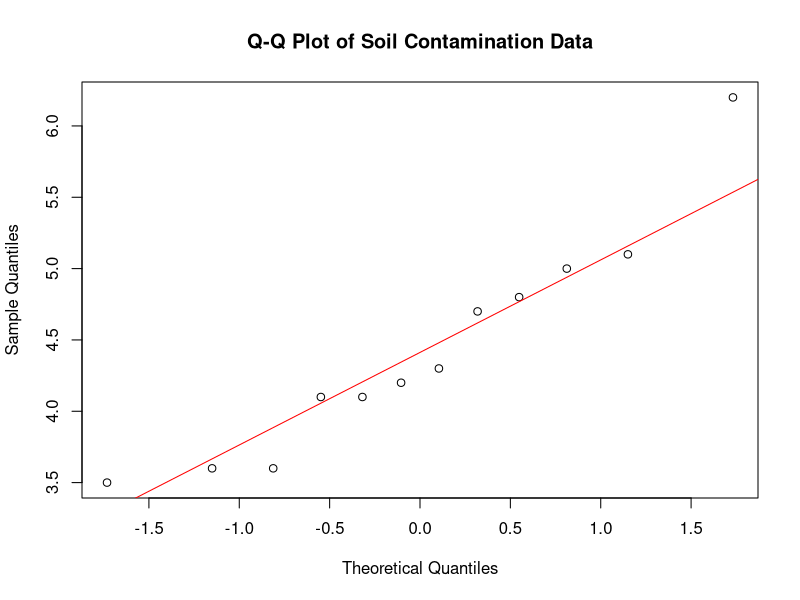
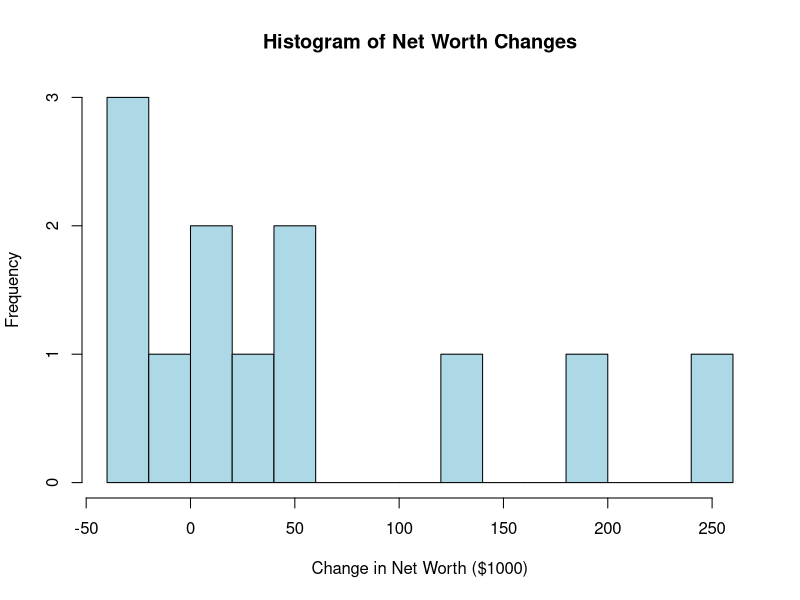
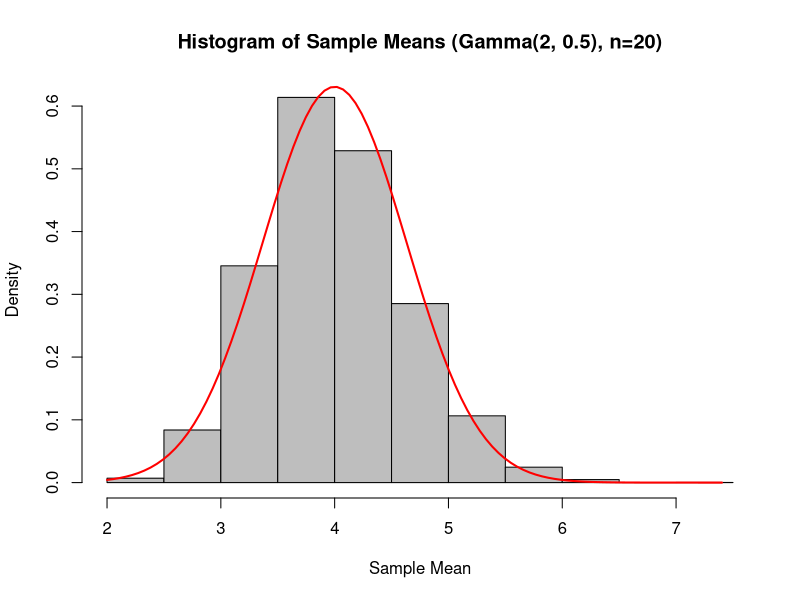
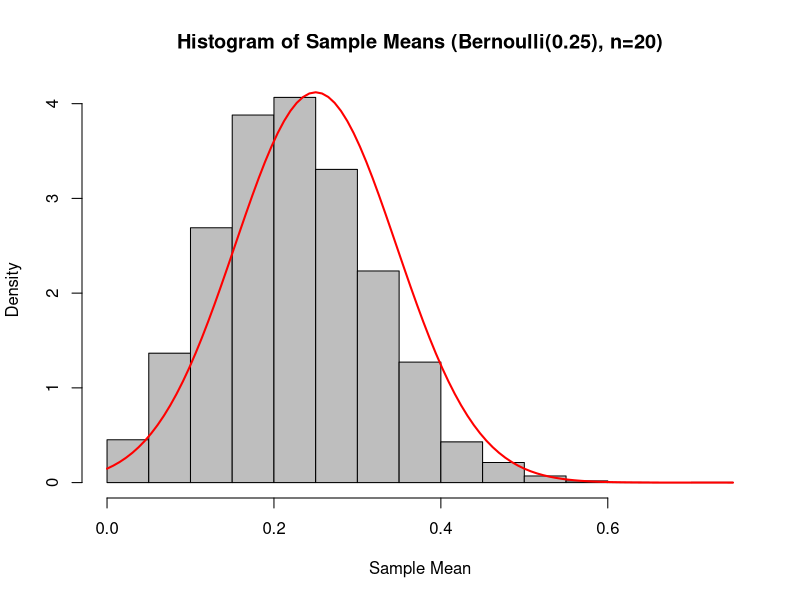
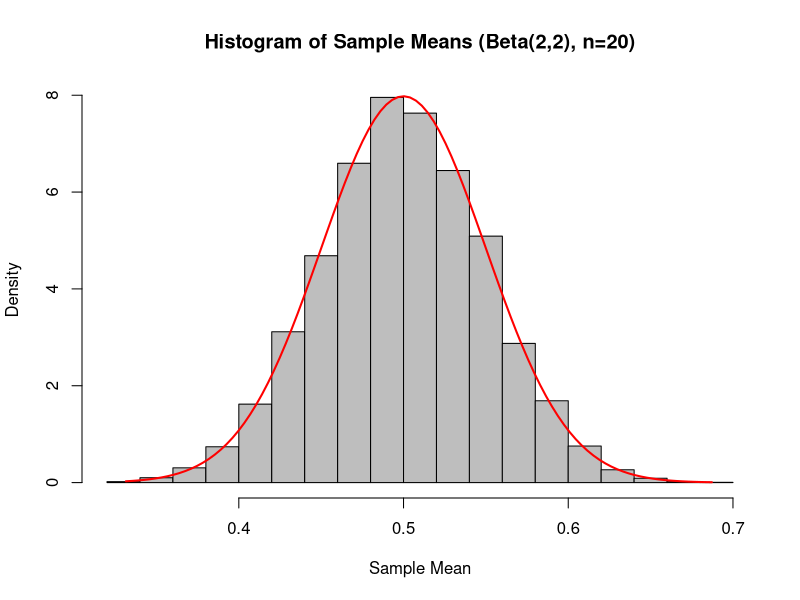

R code for these plots, in order:
## ---- chunk 1
knitr::opts_chunk$set(echo = TRUE)
## ---- chunk 2
soil_data <- c(6.2, 4.1, 3.5, 5.1, 5.0, 3.6, 4.8, 4.1, 3.6, 4.7, 4.3, 4.2)
## ---- chunk 3
# Perform one-sample t-test
t_test_result <- t.test(soil_data, mu = 4, alternative = "greater")

# Display the results
t_test_result
## ---- chunk 4
qqnorm(soil_data, main = "Q-Q Plot of Soil Contamination Data")
qqline(soil_data, col = "red")
## ---- chunk 5
n <- 5
p <- 0.5
alpha <- 0.20

cum_probs <- pbinom(0:n, size = n, prob = p)

# Find the critical value
x_critical <- max(which(cum_probs <= alpha))

# Actual level
actual_level <- pbinom(x_critical, size = n, prob = p)

cat("Critical value for alpha = 0.20:", x_critical, "\n")
cat("Actual level:", actual_level, "\n")
## ---- chunk 6
alpha <- 0.10

# Find the critical value
x_critical <- max(which(cum_probs <= alpha))
# Actual level
actual_level <- pbinom(x_critical, size = n, prob = p)

cat("Critical value for alpha = 0.10:", x_critical, "\n")
cat("Actual level:", actual_level, "\n")
## ---- chunk 7
alpha <- 0.05

# Find the critical value
x_critical <- max(which(cum_probs <= alpha))

# Actual level
actual_level <- pbinom(x_critical, size = n, prob = p)

cat("Critical value for alpha = 0.05:", x_critical, "\n")
cat("Actual level:", actual_level, "\n")
## ---- chunk 8
drink <- c(111.3, 108.0, 113.7, 114.6, 112.3, 111.8, 109.8, 114.1, 111.7, 111.9, 113.4, 113.1, 117.1, 113.7, 119.9)
sober <- c(109.8, 112.0, 113.7, 111.2, 110.9, 112.0, 106.3, 113.5, 105.9, 114.5, 111.6, 111.8, 110.2, 108.7, 112.4)


paired_t_test <- t.test(drink, sober, alternative = "greater", paired = TRUE)
paired_t_test
## ---- chunk 9
net_worth <- c(-7.1, 240.6, 57.0, 36.8, 2.3, 42.2, 126.8, 11.4, 184.2, -35.1, -24.2, -26.3)

n_positive <- sum(net_worth > 0)  # 8
n_negative <- sum(net_worth < 0)  # 4

n <- n_positive + n_negative  # 12

sign_test_result <- binom.test(n_positive, n, p = 0.5, alternative = "greater")

print(sign_test_result)

## ---- chunk 10
t_test_net_worth <- t.test(net_worth, mu = 0, alternative = "greater")

print(t_test_net_worth)
## ---- chunk 11
hist(net_worth, breaks = 10, col = "lightblue", 
     main = "Histogram of Net Worth Changes",
     xlab = "Change in Net Worth ($1000)",
     border = "black")
## ---- chunk 12
n <- 12
p_alternative <- 0.7 # 30th percentile
x_critical <- 8  

power <- 1 - pbinom(x_critical - 1, size = n, prob = p_alternative)

cat("Power of the sign test when p = 0.7:", round(power, 4), "\n")
## ---- chunk 13
sims <- 10000      # Number of simulations
n <- 20            # Sample size
shape <- 2         # Shape parameter for Gamma
rate <- 0.5        # Rate parameter for Gamma


store_means <- numeric(sims)

for(i in 1:sims){
  samp <- rgamma(n, shape=shape, rate=rate) 
  store_means[i] <- mean(samp)               
}

# Plot histogram of sample means
hist(store_means, freq=FALSE, col="grey", 
     main="Histogram of Sample Means (Gamma(2, 0.5), n=20)",
     xlab="Sample Mean",
     border = "black")

# Overlay normal density
x_range <- seq(min(store_means), max(store_means), length=100)
normal_density <- dnorm(x_range, mean=4, sd=sqrt(8/n))  # mean=4, sd=0.6325
lines(x_range, normal_density, col="red", lwd=2)
## ---- chunk 14
sims <- 10000      # Number of simulations
n <- 20            # Sample size
p <- 0.25          # Probability of success

store_means_b <- numeric(sims)

set.seed(123)  
for(i in 1:sims){
  samp <- rbinom(n, size=1, prob=p)  
  store_means_b[i] <- mean(samp)    
}

hist(store_means_b, freq=FALSE, col="grey", 
     main="Histogram of Sample Means (Bernoulli(0.25), n=20)",
     xlab="Sample Mean",
     border = "black")

# Overlay normal density
x_range_b <- seq(min(store_means_b), max(store_means_b), length=100)
normal_density_b <- dnorm(x_range_b, mean=p, sd=sqrt(p*(1-p)/n))
lines(x_range_b, normal_density_b, col="red", lwd=2)
## ---- chunk 15
sims <- 10000      # Number of simulations
n <- 20            # Sample size
shape1 <- 2        # Alpha parameter for Beta
shape2 <- 2        # Beta parameter for Beta

store_means_c <- numeric(sims)

for(i in 1:sims){
  samp <- rbeta(n, shape1=shape1, shape2=shape2)  
  store_means_c[i] <- mean(samp)          
}

hist(store_means_c, freq=FALSE, col="grey", 
     main="Histogram of Sample Means (Beta(2,2), n=20)",
     xlab="Sample Mean",
     border = "black")

x_range_c <- seq(min(store_means_c), max(store_means_c), length=100)
normal_density_c <- dnorm(x_range_c, mean=0.5, sd=sqrt(0.05/n)) 
lines(x_range_c, normal_density_c, col="red", lwd=2)
## ---- chunk 16
flaws <- 0:3
probabilities <- c(0.6, 0.2, 0.15, 0.05)

# Calculate the population mean (μ)
mu <- sum(flaws * probabilities)

EX2 <- sum((flaws^2) * probabilities)

variance <- EX2 - mu^2
sigma <- sqrt(variance)

cat("Population Mean:", mu, "\n")
cat("Population Variance:", variance, "\n")
cat("Population Standard Deviation:", sigma, "\n\n")

n <- 20

sigma_Xbar <- sigma / sqrt(n)

# Significance level
alpha <- 0.046

z_alpha <- qnorm(alpha)
c <- mu + z_alpha * sigma_Xbar


cat("Standard Deviation of Sample Mean (σ_Xbar):", sigma_Xbar, "\n")
cat("Z-score for alpha =", alpha, ":", z_alpha, "\n")
cat("Critical Value (c):", c, "\n\n")


cat("Decision Rule: Reject H₀ if the sample mean number of flaws <",
    round(c, 3), "\n")
## ---- chunk 17
# Parameters
n <- 20
alpha <- 0.046
c <- 0.311
sims <- 10000  # Number of simulations

set.seed(123)  # For reproducibility
simulated_samples <- replicate(sims, sample(flaws, size = n, replace = TRUE, prob = probabilities))

sample_means <- colMeans(simulated_samples)

# Calculate the proportion of sample means less than the critical value 'c'
true_test_size <- mean(sample_means < c)

# Display the true test size
cat("True Test Size (Proportion of Rejections when the null hypothesis is true is true):", round(true_test_size, 4), "\n")

## ---- chunk 18
# Define the new flaws distribution under Ha
flaws_new <- 0:3
probabilities_new <- c(0.75, 0.15, 0.1, 0)

n <- 20
c <- 0.311
sims <- 100000  


simulated_samples_new <- replicate(sims, sample(flaws_new, size = n, replace = TRUE, prob = probabilities_new))

sample_means_new <- colMeans(simulated_samples_new)
power <- mean(sample_means_new < c)

cat("Power of the Test (Proportion of Rejections when Alternative Hypothesis is true):", round(power, 4), "\n")

## ---- chunk 19
desired_alpha <- 0.05
sims <- 100000

simulated_samples_H0 <- replicate(sims, sample(flaws, size = n, replace = TRUE, prob = probabilities))

sample_means_H0 <- colMeans(simulated_samples_H0)
c_prime <- quantile(sample_means_H0, probs = desired_alpha)

actual_alpha <- mean(sample_means_H0 < c_prime)

cat("Critical Value (c') for Test Size ≈ 0.05:", round(c_prime, 3), "\n")
cat("Actual Test Size:", round(actual_alpha, 4), "\n")
## ---- chunk 20
n <- 20
c_prime <- 0.313
sims <- 100000  


simulated_samples_new_Ha <- replicate(sims, sample(flaws_new, size = n, replace = TRUE, prob = probabilities_new))

sample_means_new_Ha <- colMeans(simulated_samples_new_Ha)
power_new <- mean(sample_means_new_Ha < c_prime)

cat("Power of the Test (Proportion of Rejections when Alternative Hypothesis is true):", round(power_new, 4), "\n")
